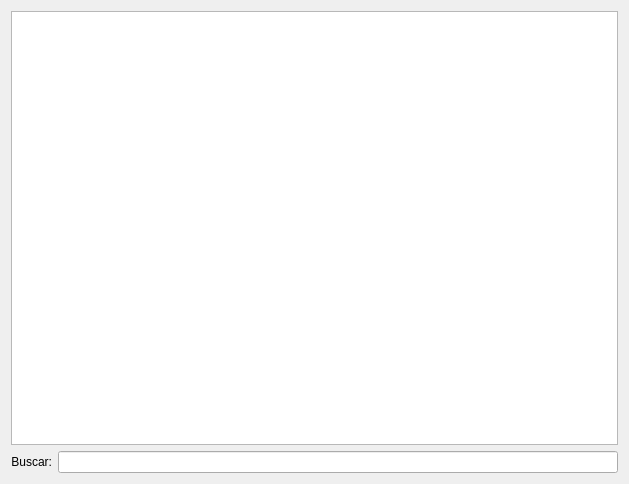
<?xml version="1.0" encoding="UTF-8"?>
<ui version="4.0">
 <class>WidgetFinanceiroCompra</class>
 <widget class="QWidget" name="WidgetFinanceiroCompra">
  <property name="geometry">
   <rect>
    <x>0</x>
    <y>0</y>
    <width>629</width>
    <height>484</height>
   </rect>
  </property>
  <property name="windowTitle">
   <string>Form</string>
  </property>
  <layout class="QGridLayout" name="gridLayout">
   <item row="1" column="0">
    <widget class="QLabel" name="label_2">
     <property name="enabled">
      <bool>true</bool>
     </property>
     <property name="text">
      <string>Buscar:</string>
     </property>
     <property name="alignment">
      <set>Qt::AlignRight|Qt::AlignTrailing|Qt::AlignVCenter</set>
     </property>
    </widget>
   </item>
   <item row="1" column="1">
    <widget class="QLineEdit" name="lineEditBusca">
     <property name="enabled">
      <bool>true</bool>
     </property>
    </widget>
   </item>
   <item row="0" column="0" colspan="2">
    <widget class="TableView" name="table">
     <property name="mouseTracking">
      <bool>true</bool>
     </property>
     <property name="editTriggers">
      <set>QAbstractItemView::NoEditTriggers</set>
     </property>
     <property name="alternatingRowColors">
      <bool>true</bool>
     </property>
     <property name="selectionBehavior">
      <enum>QAbstractItemView::SelectRows</enum>
     </property>
    </widget>
   </item>
  </layout>
 </widget>
 <customwidgets>
  <customwidget>
   <class>TableView</class>
   <extends>QTableView</extends>
   <header>src/tableview.h</header>
  </customwidget>
 </customwidgets>
 <resources/>
 <connections/>
</ui>
